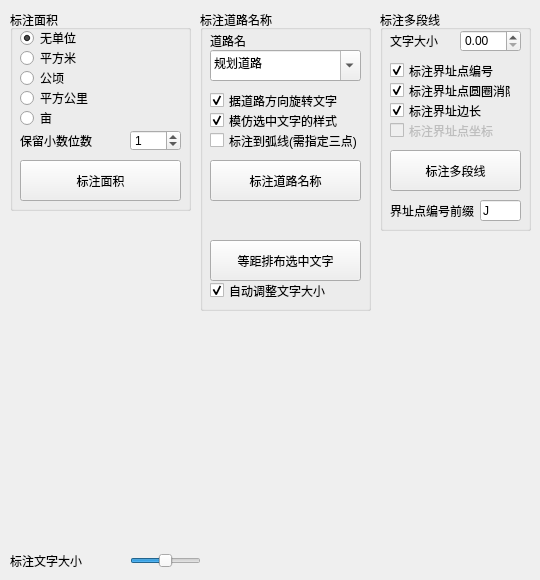
    <widget class="QWidget" name="tab_3">
     <attribute name="title">
      <string>标注</string>
     </attribute>
     <widget class="QGroupBox" name="groupBox_3">
      <property name="enabled">
       <bool>true</bool>
      </property>
      <property name="geometry">
       <rect>
        <x>200</x>
        <y>10</y>
        <width>171</width>
        <height>301</height>
       </rect>
      </property>
      <property name="title">
       <string>标注道路名称</string>
      </property>
      <widget class="QPushButton" name="dim_road_button">
       <property name="geometry">
        <rect>
         <x>10</x>
         <y>150</y>
         <width>151</width>
         <height>41</height>
        </rect>
       </property>
       <property name="toolTip">
        <string>点击按钮后在 AutoCAD 中指定两个点

道路文字将沿指定的路径排布

* 如果之前选中了文字, 将匹配该文字的样式

* 如使以圆弧作为路径, 则需要指定三点: 起点, 弧上任意一点, 尾点</string>
       </property>
       <property name="text">
        <string>标注道路名称</string>
       </property>
      </widget>
      <widget class="QComboBox" name="dim_road_name_collection_lister">
       <property name="geometry">
        <rect>
         <x>10</x>
         <y>40</y>
         <width>151</width>
         <height>31</height>
        </rect>
       </property>
       <property name="editable">
        <bool>true</bool>
       </property>
       <property name="currentText">
        <string>规划道路</string>
       </property>
       <item>
        <property name="text">
         <string>规划道路</string>
        </property>
       </item>
      </widget>
      <widget class="QCheckBox" name="dim_road_match_text_checker">
       <property name="geometry">
        <rect>
         <x>10</x>
         <y>100</y>
         <width>151</width>
         <height>21</height>
        </rect>
       </property>
       <property name="toolTip">
        <string>如果标准前选中了文字, 则匹配这个文字的样式</string>
       </property>
       <property name="text">
        <string>模仿选中文字的样式</string>
       </property>
       <property name="checked">
        <bool>true</bool>
       </property>
      </widget>
      <widget class="QLabel" name="label_26">
       <property name="geometry">
        <rect>
         <x>10</x>
         <y>20</y>
         <width>41</width>
         <height>21</height>
        </rect>
       </property>
       <property name="text">
        <string>道路名</string>
       </property>
      </widget>
      <widget class="QCheckBox" name="dim_road_arc_checker">
       <property name="geometry">
        <rect>
         <x>10</x>
         <y>120</y>
         <width>161</width>
         <height>21</height>
        </rect>
       </property>
       <property name="text">
        <string>标注到弧线(需指定三点)</string>
       </property>
      </widget>
      <widget class="QCheckBox" name="dim_road_rotate_checker">
       <property name="geometry">
        <rect>
         <x>10</x>
         <y>80</y>
         <width>151</width>
         <height>21</height>
        </rect>
       </property>
       <property name="text">
        <string>据道路方向旋转文字</string>
       </property>
       <property name="checked">
        <bool>true</bool>
       </property>
      </widget>
      <widget class="QPushButton" name="arrange_text_button">
       <property name="geometry">
        <rect>
         <x>10</x>
         <y>230</y>
         <width>151</width>
         <height>41</height>
        </rect>
       </property>
       <property name="toolTip">
        <string>&lt;html&gt;&lt;head/&gt;&lt;body&gt;&lt;p&gt;重新排列选中的文字&lt;/p&gt;&lt;p&gt;选中多个文字并指定两点, 将文字均匀排布至两点之间&lt;/p&gt;&lt;p&gt;文字将被调整为中间对齐&lt;/p&gt;&lt;p&gt;文字的顺序以原先位置决定, 原有文字形成的矩形如果宽度大于高度, 则以文字的横轴坐标决定重排的顺序, 否则以纵轴决定顺序&lt;/p&gt;&lt;p&gt;如果勾选自动调整文字大小, 则文字高度设为指定起点终点距离的 4%&lt;/p&gt;&lt;/body&gt;&lt;/html&gt;</string>
       </property>
       <property name="text">
        <string>等距排布选中文字</string>
       </property>
      </widget>
      <widget class="QCheckBox" name="arrange_text_auto_size_checker">
       <property name="geometry">
        <rect>
         <x>10</x>
         <y>270</y>
         <width>121</width>
         <height>21</height>
        </rect>
       </property>
       <property name="text">
        <string>自动调整文字大小</string>
       </property>
       <property name="checked">
        <bool>true</bool>
       </property>
      </widget>
     </widget>
     <widget class="QGroupBox" name="groupBox_4">
      <property name="enabled">
       <bool>true</bool>
      </property>
      <property name="geometry">
       <rect>
        <x>380</x>
        <y>10</y>
        <width>151</width>
        <height>221</height>
       </rect>
      </property>
      <property name="title">
       <string>标注多段线</string>
      </property>
      <widget class="QDoubleSpinBox" name="dim_polyline_text_height_spin">
       <property name="geometry">
        <rect>
         <x>80</x>
         <y>20</y>
         <width>61</width>
         <height>22</height>
        </rect>
       </property>
      </widget>
      <widget class="QLabel" name="label_12">
       <property name="geometry">
        <rect>
         <x>10</x>
         <y>20</y>
         <width>61</width>
         <height>21</height>
        </rect>
       </property>
       <property name="text">
        <string>文字大小</string>
       </property>
      </widget>
      <widget class="QPushButton" name="dim_polyline_button">
       <property name="geometry">
        <rect>
         <x>10</x>
         <y>140</y>
         <width>131</width>
         <height>41</height>
        </rect>
       </property>
       <property name="text">
        <string>标注多段线</string>
       </property>
      </widget>
      <widget class="QCheckBox" name="dim_polyline_vertex_index_checker">
       <property name="geometry">
        <rect>
         <x>10</x>
         <y>50</y>
         <width>121</width>
         <height>21</height>
        </rect>
       </property>
       <property name="text">
        <string>标注界址点编号</string>
       </property>
       <property name="checked">
        <bool>true</bool>
       </property>
      </widget>
      <widget class="QCheckBox" name="dim_polyline_vertex_circle_checker">
       <property name="geometry">
        <rect>
         <x>10</x>
         <y>70</y>
         <width>121</width>
         <height>21</height>
        </rect>
       </property>
       <property name="text">
        <string>标注界址点圆圈消隐</string>
       </property>
       <property name="checked">
        <bool>true</bool>
       </property>
      </widget>
      <widget class="QCheckBox" name="dim_polyline_sides_length_checker">
       <property name="geometry">
        <rect>
         <x>10</x>
         <y>90</y>
         <width>121</width>
         <height>21</height>
        </rect>
       </property>
       <property name="text">
        <string>标注界址边长</string>
       </property>
       <property name="checked">
        <bool>true</bool>
       </property>
      </widget>
      <widget class="QCheckBox" name="dim_polyline_vertex_coordinates_checker">
       <property name="enabled">
        <bool>false</bool>
       </property>
       <property name="geometry">
        <rect>
         <x>10</x>
         <y>110</y>
         <width>121</width>
         <height>21</height>
        </rect>
       </property>
       <property name="text">
        <string>标注界址点坐标</string>
       </property>
       <property name="checked">
        <bool>false</bool>
       </property>
      </widget>
      <widget class="QLineEdit" name="dim_polyline_vertex_index_prefix_textedit">
       <property name="geometry">
        <rect>
         <x>100</x>
         <y>190</y>
         <width>41</width>
         <height>21</height>
        </rect>
       </property>
       <property name="text">
        <string>J</string>
       </property>
      </widget>
      <widget class="QLabel" name="label_20">
       <property name="geometry">
        <rect>
         <x>10</x>
         <y>190</y>
         <width>91</width>
         <height>21</height>
        </rect>
       </property>
       <property name="text">
        <string>界址点编号前缀</string>
       </property>
      </widget>
     </widget>
     <widget class="QSlider" name="horizontalSlider">
      <property name="geometry">
       <rect>
        <x>130</x>
        <y>550</y>
        <width>71</width>
        <height>21</height>
       </rect>
      </property>
      <property name="value">
       <number>50</number>
      </property>
      <property name="orientation">
       <enum>Qt::Horizontal</enum>
      </property>
      <property name="tickPosition">
       <enum>QSlider::NoTicks</enum>
      </property>
      <property name="tickInterval">
       <number>0</number>
      </property>
     </widget>
     <widget class="QLabel" name="label_6">
      <property name="geometry">
       <rect>
        <x>10</x>
        <y>550</y>
        <width>91</width>
        <height>21</height>
       </rect>
      </property>
      <property name="text">
       <string>标注文字大小</string>
      </property>
     </widget>
     <widget class="QGroupBox" name="groupBox">
      <property name="enabled">
       <bool>true</bool>
      </property>
      <property name="geometry">
       <rect>
        <x>10</x>
        <y>10</y>
        <width>181</width>
        <height>201</height>
       </rect>
      </property>
      <property name="title">
       <string>标注面积</string>
      </property>
      <widget class="QPushButton" name="dim_area_button">
       <property name="geometry">
        <rect>
         <x>10</x>
         <y>150</y>
         <width>161</width>
         <height>41</height>
        </rect>
       </property>
       <property name="text">
        <string>标注面积</string>
       </property>
      </widget>
      <widget class="QWidget" name="widget_4" native="true">
       <property name="geometry">
        <rect>
         <x>10</x>
         <y>10</y>
         <width>161</width>
         <height>111</height>
        </rect>
       </property>
       <widget class="QRadioButton" name="dim_area_unit_none_ratio">
        <property name="geometry">
         <rect>
          <x>0</x>
          <y>10</y>
          <width>71</width>
          <height>16</height>
         </rect>
        </property>
        <property name="text">
         <string>无单位</string>
        </property>
        <property name="checked">
         <bool>true</bool>
        </property>
       </widget>
       <widget class="QRadioButton" name="dim_area_unit_km2_ratio">
        <property name="geometry">
         <rect>
          <x>0</x>
          <y>70</y>
          <width>71</width>
          <height>16</height>
         </rect>
        </property>
        <property name="text">
         <string>平方公里</string>
        </property>
       </widget>
       <widget class="QRadioButton" name="dim_area_unit_hm2_ratio">
        <property name="geometry">
         <rect>
          <x>0</x>
          <y>50</y>
          <width>71</width>
          <height>16</height>
         </rect>
        </property>
        <property name="text">
         <string>公顷</string>
        </property>
       </widget>
       <widget class="QRadioButton" name="dim_area_unit_m2_ratio">
        <property name="geometry">
         <rect>
          <x>0</x>
          <y>30</y>
          <width>71</width>
          <height>16</height>
         </rect>
        </property>
        <property name="text">
         <string>平方米</string>
        </property>
        <property name="checked">
         <bool>false</bool>
        </property>
       </widget>
       <widget class="QRadioButton" name="dim_area_unit_mu_ratio">
        <property name="geometry">
         <rect>
          <x>0</x>
          <y>90</y>
          <width>71</width>
          <height>16</height>
         </rect>
        </property>
        <property name="text">
         <string>亩</string>
        </property>
       </widget>
      </widget>
      <widget class="QLabel" name="label_7">
       <property name="geometry">
        <rect>
         <x>10</x>
         <y>120</y>
         <width>91</width>
         <height>21</height>
        </rect>
       </property>
       <property name="text">
        <string>保留小数位数</string>
       </property>
      </widget>
      <widget class="QSpinBox" name="dim_area_precision_spin">
       <property name="geometry">
        <rect>
         <x>120</x>
         <y>120</y>
         <width>51</width>
         <height>21</height>
        </rect>
       </property>
       <property name="minimum">
        <number>-5</number>
       </property>
       <property name="maximum">
        <number>5</number>
       </property>
       <property name="value">
        <number>1</number>
       </property>
      </widget>
     </widget>
    </widget>
